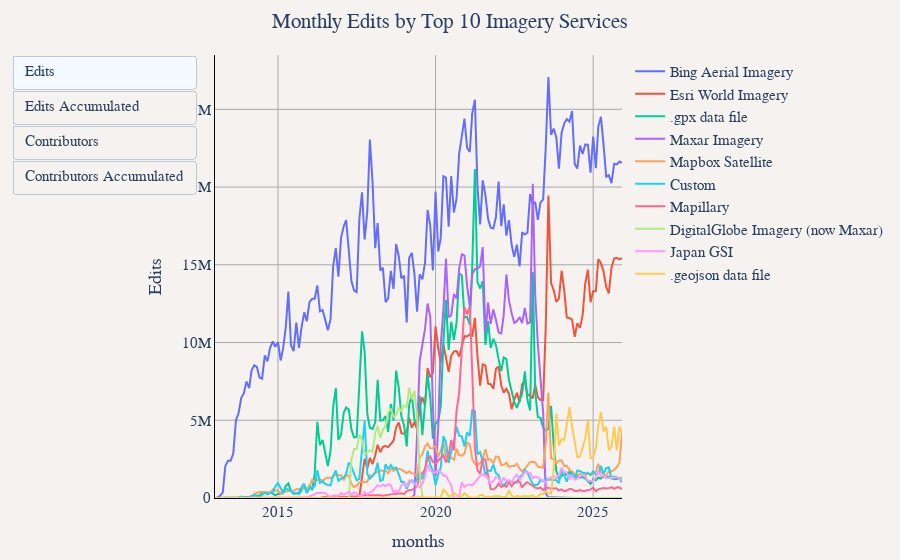

Source (notebook cell):
### Markdown cell above
## Monthly Top 10 Imagery Services: Edits, Accumulated Edits, Contributors and Accumulated Contributors

### Code cell
# Get top 10 imagery services by total edits
df = duckdb.sql("""
WITH imagery_expanded AS (
    SELECT 
        year,
        month,
        user_name,
        edit_count,
        unnest(imagery_used) as imagery_service
    FROM '../changeset_data/year=*/month=*/*.parquet'
    WHERE imagery_used IS NOT NULL
),
top_imagery AS (
    SELECT imagery_service
    FROM (
        SELECT
            imagery_service,
            SUM(edit_count) as total_edits
        FROM imagery_expanded
        GROUP BY imagery_service
        ORDER BY total_edits DESC
        LIMIT 10
    )
),
monthly_imagery_data AS (
    SELECT 
        ie.year,
        ie.month,
        CONCAT(ie.year, '-', LPAD(CAST(ie.month as VARCHAR), 2, '0')) as months,
        ie.imagery_service,
        COUNT(DISTINCT ie.user_name) as "Contributors",
        SUM(ie.edit_count) as "Edits"
    FROM imagery_expanded ie
    WHERE ie.imagery_service IN (SELECT imagery_service FROM top_imagery)
    GROUP BY ie.year, ie.month, ie.imagery_service
)
SELECT 
    months,
    imagery_service,
    "Contributors",
    "Edits",
    SUM("Contributors") OVER (PARTITION BY imagery_service ORDER BY year, month) as "Contributors Accumulated",
    SUM("Edits") OVER (PARTITION BY imagery_service ORDER BY year, month) as "Edits Accumulated"
FROM monthly_imagery_data
ORDER BY year, month, imagery_service
""").df()

util.show_figure(
    [
        util.FigureConfig(
            title="Monthly Edits by Top 10 Imagery Services",
            label="Edits",
            x_col="months",
            y_col="Edits",
            group_col="imagery_service",
            query_or_df=df,
        ),
        util.FigureConfig(
            title="Accumulated Edits by Top 10 Imagery Services",
            label="Edits Accumulated",
            x_col="months",
            y_col="Edits Accumulated",
            group_col="imagery_service",
            query_or_df=df,
        ),
        util.FigureConfig(
            title="Monthly Contributors by Top 10 Imagery Services",
            label="Contributors",
            x_col="months",
            y_col="Contributors",
            group_col="imagery_service",
            query_or_df=df,
        ),
        util.FigureConfig(
            title="Accumulated Contributors by Top 10 Imagery Services",
            label="Contributors Accumulated",
            x_col="months",
            y_col="Contributors Accumulated",
            group_col="imagery_service",
            query_or_df=df,
        ),
    ]
)

### Figure 1 — Plotly figure (JSON) as saved in the notebook; plotly's stock layout.template omitted (floating-point values rounded to 4 significant figures; data arrays with more than 128 entries replaced by an {"elided": "..."} marker saying what was removed)
{"data": [{"hovertemplate": "Bing Aerial Imagery<br>%{x}<br>%{y:,} Edits<extra></extra>", "name": "Bing Aerial Imagery", "type": "scatter", "visible": true, "x": {"elided": "156 str values"}, "y": {"elided": "156 float values"}}, {"hovertemplate": "Esri World Imagery<br>%{x}<br>%{y:,} Edits<extra></extra>", "name": "Esri World Imagery", "type": "scatter", "visible": true, "x": {"elided": "156 str values"}, "y": {"elided": "156 float values"}}, {"hovertemplate": ".gpx data file<br>%{x}<br>%{y:,} Edits<extra></extra>", "name": ".gpx data file", "type": "scatter", "visible": true, "x": {"elided": "156 str values"}, "y": {"elided": "156 float values"}}, {"hovertemplate": "Maxar Imagery<br>%{x}<br>%{y:,} Edits<extra></extra>", "name": "Maxar Imagery", "type": "scatter", "visible": true, "x": {"elided": "156 str values"}, "y": {"elided": "156 float values"}}, {"hovertemplate": "Mapbox Satellite<br>%{x}<br>%{y:,} Edits<extra></extra>", "name": "Mapbox Satellite", "type": "scatter", "visible": true, "x": {"elided": "156 str values"}, "y": {"elided": "156 float values"}}, {"hovertemplate": "Custom<br>%{x}<br>%{y:,} Edits<extra></extra>", "name": "Custom", "type": "scatter", "visible": true, "x": {"elided": "156 str values"}, "y": {"elided": "156 float values"}}, {"hovertemplate": "Mapillary<br>%{x}<br>%{y:,} Edits<extra></extra>", "name": "Mapillary", "type": "scatter", "visible": true, "x": {"elided": "156 str values"}, "y": {"elided": "156 float values"}}, {"hovertemplate": "DigitalGlobe Imagery (now Maxar)<br>%{x}<br>%{y:,} Edits<extra></extra>", "name": "DigitalGlobe Imagery (now Maxar)", "type": "scatter", "visible": true, "x": {"elided": "156 str values"}, "y": {"elided": "156 float values"}}, {"hovertemplate": "Japan GSI<br>%{x}<br>%{y:,} Edits<extra></extra>", "name": "Japan GSI", "type": "scatter", "visible": true, "x": {"elided": "156 str values"}, "y": {"elided": "156 float values"}}, {"hovertemplate": ".geojson data file<br>%{x}<br>%{y:,} Edits<extra></extra>", "name": ".geojson data file", "type": "scatter", "visible": true, "x": {"elided": "156 str values"}, "y": {"elided": "156 float values"}}, {"hovertemplate": "Bing Aerial Imagery<br>%{x}<br>%{y:,} Edits Accumulated<extra></extra>", "name": "Bing Aerial Imagery", "type": "scatter", "visible": false, "x": {"elided": "156 str values"}, "y": {"elided": "156 float values"}}, {"hovertemplate": "Esri World Imagery<br>%{x}<br>%{y:,} Edits Accumulated<extra></extra>", "name": "Esri World Imagery", "type": "scatter", "visible": false, "x": {"elided": "156 str values"}, "y": {"elided": "156 float values"}}, {"hovertemplate": ".gpx data file<br>%{x}<br>%{y:,} Edits Accumulated<extra></extra>", "name": ".gpx data file", "type": "scatter", "visible": false, "x": {"elided": "156 str values"}, "y": {"elided": "156 float values"}}, {"hovertemplate": "Maxar Imagery<br>%{x}<br>%{y:,} Edits Accumulated<extra></extra>", "name": "Maxar Imagery", "type": "scatter", "visible": false, "x": {"elided": "156 str values"}, "y": {"elided": "156 float values"}}, {"hovertemplate": "Mapbox Satellite<br>%{x}<br>%{y:,} Edits Accumulated<extra></extra>", "name": "Mapbox Satellite", "type": "scatter", "visible": false, "x": {"elided": "156 str values"}, "y": {"elided": "156 float values"}}, {"hovertemplate": "Custom<br>%{x}<br>%{y:,} Edits Accumulated<extra></extra>", "name": "Custom", "type": "scatter", "visible": false, "x": {"elided": "156 str values"}, "y": {"elided": "156 float values"}}, {"hovertemplate": "Mapillary<br>%{x}<br>%{y:,} Edits Accumulated<extra></extra>", "name": "Mapillary", "type": "scatter", "visible": false, "x": {"elided": "156 str values"}, "y": {"elided": "156 float values"}}, {"hovertemplate": "DigitalGlobe Imagery (now Maxar)<br>%{x}<br>%{y:,} Edits Accumulated<extra></extra>", "name": "DigitalGlobe Imagery (now Maxar)", "type": "scatter", "visible": false, "x": {"elided": "156 str values"}, "y": {"elided": "156 float values"}}, {"hovertemplate": "Japan GSI<br>%{x}<br>%{y:,} Edits Accumulated<extra></extra>", "name": "Japan GSI", "type": "scatter", "visible": false, "x": {"elided": "156 str values"}, "y": {"elided": "156 float values"}}, {"hovertemplate": ".geojson data file<br>%{x}<br>%{y:,} Edits Accumulated<extra></extra>", "name": ".geojson data file", "type": "scatter", "visible": false, "x": {"elided": "156 str values"}, "y": {"elided": "156 float values"}}, {"hovertemplate": "Bing Aerial Imagery<br>%{x}<br>%{y:,} Contributors<extra></extra>", "name": "Bing Aerial Imagery", "type": "scatter", "visible": false, "x": {"elided": "156 str values"}, "y": {"elided": "156 int values"}}, {"hovertemplate": "Esri World Imagery<br>%{x}<br>%{y:,} Contributors<extra></extra>", "name": "Esri World Imagery", "type": "scatter", "visible": false, "x": {"elided": "156 str values"}, "y": {"elided": "156 int values"}}, {"hovertemplate": ".gpx data file<br>%{x}<br>%{y:,} Contributors<extra></extra>", "name": ".gpx data file", "type": "scatter", "visible": false, "x": {"elided": "156 str values"}, "y": {"elided": "156 int values"}}, {"hovertemplate": "Maxar Imagery<br>%{x}<br>%{y:,} Contributors<extra></extra>", "name": "Maxar Imagery", "type": "scatter", "visible": false, "x": {"elided": "156 str values"}, "y": {"elided": "156 int values"}}, {"hovertemplate": "Mapbox Satellite<br>%{x}<br>%{y:,} Contributors<extra></extra>", "name": "Mapbox Satellite", "type": "scatter", "visible": false, "x": {"elided": "156 str values"}, "y": {"elided": "156 int values"}}, {"hovertemplate": "Custom<br>%{x}<br>%{y:,} Contributors<extra></extra>", "name": "Custom", "type": "scatter", "visible": false, "x": {"elided": "156 str values"}, "y": {"elided": "156 int values"}}, {"hovertemplate": "Mapillary<br>%{x}<br>%{y:,} Contributors<extra></extra>", "name": "Mapillary", "type": "scatter", "visible": false, "x": {"elided": "156 str values"}, "y": {"elided": "156 int values"}}, {"hovertemplate": "DigitalGlobe Imagery (now Maxar)<br>%{x}<br>%{y:,} Contributors<extra></extra>", "name": "DigitalGlobe Imagery (now Maxar)", "type": "scatter", "visible": false, "x": {"elided": "156 str values"}, "y": {"elided": "156 int values"}}, {"hovertemplate": "Japan GSI<br>%{x}<br>%{y:,} Contributors<extra></extra>", "name": "Japan GSI", "type": "scatter", "visible": false, "x": {"elided": "156 str values"}, "y": {"elided": "156 int values"}}, {"hovertemplate": ".geojson data file<br>%{x}<br>%{y:,} Contributors<extra></extra>", "name": ".geojson data file", "type": "scatter", "visible": false, "x": {"elided": "156 str values"}, "y": {"elided": "156 int values"}}, {"hovertemplate": "Bing Aerial Imagery<br>%{x}<br>%{y:,} Contributors Accumulated<extra></extra>", "name": "Bing Aerial Imagery", "type": "scatter", "visible": false, "x": {"elided": "156 str values"}, "y": {"elided": "156 float values"}}, {"hovertemplate": "Esri World Imagery<br>%{x}<br>%{y:,} Contributors Accumulated<extra></extra>", "name": "Esri World Imagery", "type": "scatter", "visible": false, "x": {"elided": "156 str values"}, "y": {"elided": "156 float values"}}, {"hovertemplate": ".gpx data file<br>%{x}<br>%{y:,} Contributors Accumulated<extra></extra>", "name": ".gpx data file", "type": "scatter", "visible": false, "x": {"elided": "156 str values"}, "y": {"elided": "156 float values"}}, {"hovertemplate": "Maxar Imagery<br>%{x}<br>%{y:,} Contributors Accumulated<extra></extra>", "name": "Maxar Imagery", "type": "scatter", "visible": false, "x": {"elided": "156 str values"}, "y": {"elided": "156 float values"}}, {"hovertemplate": "Mapbox Satellite<br>%{x}<br>%{y:,} Contributors Accumulated<extra></extra>", "name": "Mapbox Satellite", "type": "scatter", "visible": false, "x": {"elided": "156 str values"}, "y": {"elided": "156 float values"}}, {"hovertemplate": "Custom<br>%{x}<br>%{y:,} Contributors Accumulated<extra></extra>", "name": "Custom", "type": "scatter", "visible": false, "x": {"elided": "156 str values"}, "y": {"elided": "156 float values"}}, {"hovertemplate": "Mapillary<br>%{x}<br>%{y:,} Contributors Accumulated<extra></extra>", "name": "Mapillary", "type": "scatter", "visible": false, "x": {"elided": "156 str values"}, "y": {"elided": "156 float values"}}, {"hovertemplate": "DigitalGlobe Imagery (now Maxar)<br>%{x}<br>%{y:,} Contributors Accumulated<extra></extra>", "name": "DigitalGlobe Imagery (now Maxar)", "type": "scatter", "visible": false, "x": {"elided": "156 str values"}, "y": {"elided": "156 float values"}}, {"hovertemplate": "Japan GSI<br>%{x}<br>%{y:,} Contributors Accumulated<extra></extra>", "name": "Japan GSI", "type": "scatter", "visible": false, "x": {"elided": "156 str values"}, "y": {"elided": "156 float values"}}, {"hovertemplate": ".geojson data file<br>%{x}<br>%{y:,} Contributors Accumulated<extra></extra>", "name": ".geojson data file", "type": "scatter", "visible": false, "x": {"elided": "156 str values"}, "y": {"elided": "156 float values"}}], "layout": {"barmode": "stack", "font": {"family": "Times", "size": 15}, "margin": {"b": 55, "l": 55, "r": 55, "t": 55}, "paper_bgcolor": "#f5f2f0", "plot_bgcolor": "#f5f2f0", "title": {"text": "Monthly Edits by Top 10 Imagery Services", "x": 0.5}, "updatemenus": [{"buttons": [{"args": [{"visible": [true, true, true, true, true, true, true, true, true, true, false, false, false, false, false, false, false, false, false, false, false, false, false, false, false, false, false, false, false, false, false, false, false, false, false, false, false, false, false, false]}, {"title.text": "Monthly Edits by Top 10 Imagery Services", "xaxis.title.text": "months", "yaxis.title.text": "Edits"}], "label": "Edits", "method": "update"}, {"args": [{"visible": [false, false, false, false, false, false, false, false, false, false, true, true, true, true, true, true, true, true, true, true, false, false, false, false, false, false, false, false, false, false, false, false, false, false, false, false, false, false, false, false]}, {"title.text": "Accumulated Edits by Top 10 Imagery Services", "xaxis.title.text": "months", "yaxis.title.text": "Edits Accumulated"}], "label": "Edits Accumulated", "method": "update"}, {"args": [{"visible": [false, false, false, false, false, false, false, false, false, false, false, false, false, false, false, false, false, false, false, false, true, true, true, true, true, true, true, true, true, true, false, false, false, false, false, false, false, false, false, false]}, {"title.text": "Monthly Contributors by Top 10 Imagery Services", "xaxis.title.text": "months", "yaxis.title.text": "Contributors"}], "label": "Contributors", "method": "update"}, {"args": [{"visible": [false, false, false, false, false, false, false, false, false, false, false, false, false, false, false, false, false, false, false, false, false, false, false, false, false, false, false, false, false, false, true, true, true, true, true, true, true, true, true, true]}, {"title.text": "Accumulated Contributors by Top 10 Imagery Services", "xaxis.title.text": "months", "yaxis.title.text": "Contributors Accumulated"}], "label": "Contributors Accumulated", "method": "update"}], "type": "buttons"}], "xaxis": {"gridcolor": "darkgray", "linecolor": "black", "showgrid": true, "tickcolor": "black", "title": {"text": "months"}, "zerolinecolor": "darkgray"}, "yaxis": {"gridcolor": "darkgray", "linecolor": "black", "rangemode": "tozero", "showgrid": true, "tickcolor": "black", "title": {"text": "Edits"}, "zerolinecolor": "darkgray"}}}
